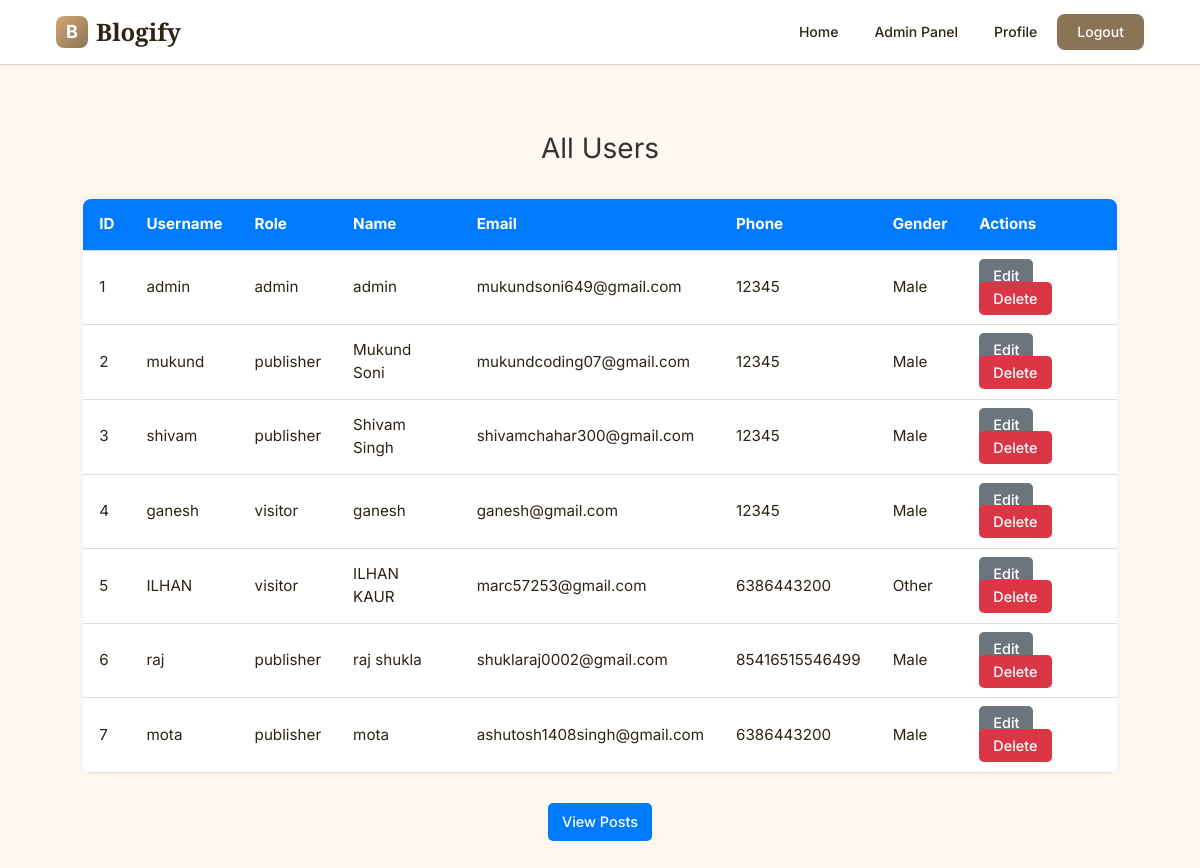
The app's page /admin/users (signed in) with its own data.
### models/login_info.py (models this page shows)
class LoginInfo(db.Model):
    __tablename__ = 'login_info'
    user_id = db.Column(db.Integer, primary_key=True)
    username = db.Column(db.String(150), unique=True, nullable=False)
    password = db.Column(db.String(255), nullable=False)
    role = db.Column(db.Enum(UserRole), nullable=False)
    profile = db.relationship('UserProfile', backref='login', uselist=False)
    posts = db.relationship('Post', backref='author', lazy=True)

### models/user_profile.py (models this page shows)
class UserProfile(db.Model):
    __tablename__ = 'user_profile'
    id = db.Column(db.Integer, primary_key=True)
    name = db.Column(db.String(100), nullable=False)
    phone = db.Column(db.String(15))
    email = db.Column(db.String(100), unique=True, nullable=False)
    gender = db.Column(db.String(10))
    is_deleted = db.Column(db.Boolean, default=False)
    user_id = db.Column(db.Integer, db.ForeignKey('login_info.user_id'), unique=True, nullable=False)

### routes/admin_routes.py (the view)
@admin_bp.route('/users', methods=['GET'])
def view_users():
    return admin_controller.view_users()

### controllers/admin_controller.py (called while the page is built)
def admin_only():
    if session.get('role') != 'admin':
        abort(403)

def view_users():
    admin_only()
    users = LoginInfo.query.join(UserProfile).filter(UserProfile.is_deleted == False).all()
    return render_template('admin/users.html', users=users)

### templates/admin/users.html (shortened to what this page needs)
{% extends "base.html" %}
{% block head %}
<link rel="stylesheet" href="{{ url_for('static', filename='users.css') }}">
{% endblock %}
{% block content %}
<h2 class="page-title">All Users</h2>
<table class="styled-table">
    <thead>
        <tr>
            <th>ID</th>
            <th>Username</th>
            <th>Role</th>
            <th>Name</th>
            <th>Email</th>
            <th>Phone</th>
            <th>Gender</th>
            <th>Actions</th>
        </tr>
    </thead>
    <tbody>
        {% for user in users %}
        <tr>
            <td>{{ user.user_id }}</td>
            <td>{{ user.username }}</td>
            <td>{{ user.role.value }}</td>
            <td>{{ user.profile.name }}</td>
            <td>{{ user.profile.email }}</td>
            <td>{{ user.profile.phone }}</td>
            <td>{{ user.profile.gender }}</td>
            <td>
                <a href="{{ url_for('admin.edit_user', user_id=user.user_id) }}" class="btn btn-secondary">Edit</a>
                <a href="{{ url_for('admin.delete_user', user_id=user.user_id) }}" class="btn btn-delete" onclick="return confirm('Are you sure?')">Delete</a>
            </td>
        </tr>
        {% endfor %}
    </tbody>
</table>
<div class="admin-links">
    <a href="{{ url_for('admin.view_all_posts') }}" class="btn btn-primary">View Posts</a>
</div>
{% endblock %}

### static/users.css (style rules this page uses)
body { font-family: "Segoe UI", sans-serif; background-color: #f4f6f9; }
.page-title { text-align: center; font-size: 28px; margin: 30px 0; color: #333; }
.styled-table { width: 95%; margin: auto; border-collapse: collapse; background: white; box-shadow: 0 0 10px rgba(0, 0, 0, 0.05); border-radius: 8px; overflow: hidden; }
.styled-table th, .styled-table td { padding: 14px 16px; border-bottom: 1px solid #ddd; text-align: left; font-size: 0.95rem; }
.styled-table thead { background-color: #007bff; color: white; }
.btn { padding: 8px 14px; font-size: 0.9rem; border-radius: 5px; text-decoration: none; font-weight: 500; transition: background-color 0.2s ease; }
.btn-primary { background-color: #007bff; color: white; }
.btn-secondary { background-color: #6c757d; color: white; }
.btn-delete { background-color: #dc3545; color: white; }
.admin-links { display: flex; justify-content: center; margin: 30px 0 50px; }

### records on screen
LoginInfo: user_id "1", username "admin", role.value "admin", profile.name "admin", profile.email "mukundsoni649@gmail.com", profile.phone "12345", profile.gender "Male"
LoginInfo: user_id "2", username "mukund", role.value "publisher", profile.name "Mukund Soni", profile.email "mukundcoding07@gmail.com", profile.phone "12345", profile.gender "Male"
LoginInfo: user_id "3", username "shivam", role.value "publisher", profile.name "Shivam Singh", profile.email "shivamchahar300@gmail.com", profile.phone "12345", profile.gender "Male"
LoginInfo: user_id "4", username "ganesh", role.value "visitor", profile.name "ganesh", profile.email "ganesh@gmail.com", profile.phone "12345", profile.gender "Male"
LoginInfo: user_id "5", username "ILHAN", role.value "visitor", profile.name "ILHAN KAUR", profile.email "marc57253@gmail.com", profile.phone "6386443200", profile.gender "Other"
LoginInfo: user_id "6", username "raj", role.value "publisher", profile.name "raj shukla", profile.email "shuklaraj0002@gmail.com", profile.phone "85416515546499", profile.gender "Male"
LoginInfo: user_id "7", username "mota", role.value "publisher", profile.name "mota", profile.email "ashutosh1408singh@gmail.com", profile.phone "6386443200", profile.gender "Male"
